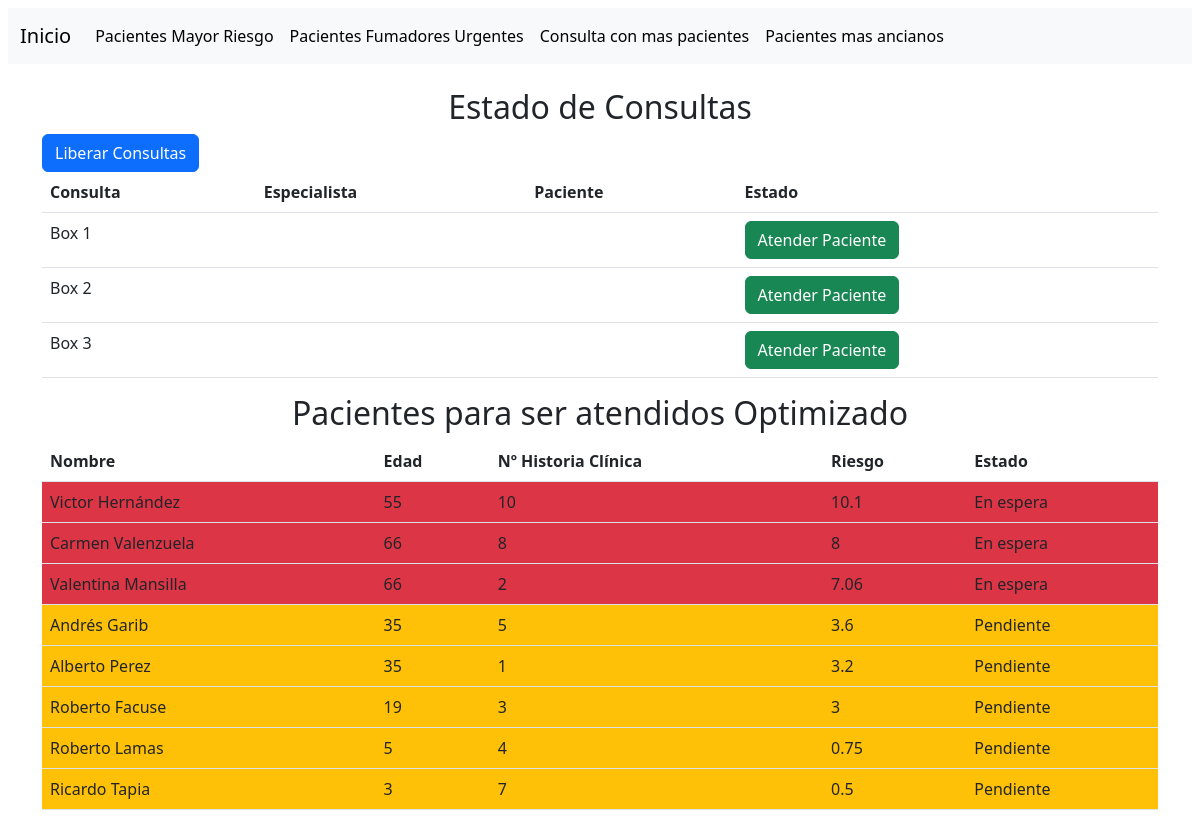
/view/actualizarListaPaciente.php, run on the app's committed database.
### tables this page shows
CREATE TABLE `consulta` (
  `idConsulta` int(11) NOT NULL,
  `nomConsulta` varchar(50) NOT NULL,
  `estadoConsulta` tinyint(1) NOT NULL,
  `idEspecialista` int(11) NOT NULL,
  `idTipoConsulta` bigint(20) NOT NULL
);

CREATE TABLE `paciente` (
  `nombrePaciente` varchar(250) NOT NULL,
  `edadPaciente` int(11) NOT NULL,
  `noHistCli` int(11) DEFAULT NULL,
  `estadoPaciente` tinyint(1) NOT NULL,
  `idPaciente` int(11) NOT NULL,
  `idRiesgo` float NOT NULL,
  `tipoPaciente` int(11) NOT NULL
);

### config/db.php (called while the page is built)
<?php
class db{
 static function conexion(){
    $host = "localhost";
    $dbname = "db_atencionPacientes";
    $user = "atencionPacientes";
    $password = "atencionPacientes";
            try{
                $conexion = new PDO("mysql:host =".$host.";dbname=".$dbname.";charset=utf8mb4", $user,$password );
                return $conexion;
                }catch(PDOException $e){
                return $e->getMessage();
                }
    }
}
?>

### controller/atenderPacienteController.php (called while the page is built, shortened)
<?php
    class atenderPacienteController{
        private $model;
        public function __construct(){
            require_once("../model/AtenderpacienteModel.php");
            $this->model = new AtenderpacienteModel_model();
        }
        public function verAtencion(){
            return ($this->model->showAtencion()) ? $this->model->showAtencion() : false;
        }
    }
?>

### model/AtenderpacienteModel.php (called while the page is built, shortened)
<?php
    class AtenderpacienteModel_model{
        private $PDO;
        public function __construct(){
          require_once("../config/db.php");
            $con = new db();
            $this->PDO = $con::conexion();
        }
        public function showAtencion(){
          $stament = $this->PDO->prepare("SELECT c.idConsulta, c.nomConsulta, c.estadoConsulta, c.idEspecialista, c.idTipoConsulta, (SELECT e.nomEspecialista FROM atencion a INNER JOIN especialista e ON (a.idEspecialista = e.idEspecialista) WHERE a.idConsulta = c.idConsulta AND a.estadoAtencion = 1), (SELECT p.nombrePaciente FROM atencion a INNER JOIN paciente p ON (a.idPaciente = p.idPaciente) WHERE a.idConsulta = c.idConsulta AND a.estadoAtencion = 1) FROM consulta c where c.estadoConsulta <2 ORDER BY c.idConsulta");
          return ($stament->execute()) ? $stament->fetchAll() : false;
        }
    }
?>

### controller/listarPacienteController.php (called while the page is built, shortened)
<?php
    class listarPacienteController{
        private $model;
        public function __construct(){
            require_once("../model/ListapacienteModel.php");
            $this->model = new ListasrpacienteModel_model();
        }
        public function ordenarListaPacientes(){
            return ($this->model->updateListaPacientes()) ? $this->model->updateListaPacientes() : false;
        }
    }
?>

### model/ListapacienteModel.php (called while the page is built, shortened)
<?php
    class ListasrpacienteModel_model{
        private $PDO;
        public function __construct(){
          require_once("../config/db.php");
            $con = new db();
            $this->PDO = $con::conexion();
        }
        public function updateListaPacientes(){
         $stament = $this->PDO->prepare("SELECT ROW_NUMBER() OVER(order BY p.idRiesgo DESC) AS row_num , p.nombrePaciente, p.edadPaciente, p.noHistCli, p.idRiesgo, p.estadoPaciente, p.idPaciente FROM paciente p WHERE p.estadoPaciente > 0 ORDER BY p.idRiesgo DESC , p.tipoPaciente ASC, p.idPaciente ASC;");
         return ($stament->execute()) ? $stament->fetchAll() : false;
        }
    }
?>

### view/actualizarListaPaciente.php (the view)
<?php
    require_once("head.php");
    require_once("atenderPaciente.php");
     require_once("../controller/listarPacienteController.php");
     $obj = new listarPacienteController();
     $rows = $obj->ordenarListaPacientes();
?>
<div class = "container">
    <h2 class="text-center">Pacientes para ser atendidos Optimizado</h2>
    <div class = "row">
        <div class="col">
            <table class="table table-hover container-fluid">
                <thead>
                    <tr>
                        <th scope="col">Nombre</th>
                        <th scope="col">Edad</th>
                        <th scope="col">Nº Historia Clínica</th>
                        <th scope="col">Riesgo</th>
                        <th scope="col">Estado</th>
                    </tr>
                </thead>
                <tbody>
                    <?php if($rows): ?>
                    <?php foreach($rows as $row): ?>
                    <tr>
                    <?php if ($row[0] <= 3) {?>
                        <td class = "bg-danger" scope="col"><?= $row[1]?></td>
                        <td class = "bg-danger" scope="col"><?= $row[2]?></td>
                        <td class = "bg-danger" scope="col"><?= $row[3]?></td>
                        <td class = "bg-danger" scope="col"><?= $row[4]?></td>
                        <td class = "bg-danger" scope="col">En espera</td>
                        <?php } else {?>
                        <td class = "bg-warning" scope="col"><?= $row[1]?></td>
                        <td class = "bg-warning" scope="col"><?= $row[2]?></td>
                        <td class = "bg-warning" scope="col"><?= $row[3]?></td>
                        <td class = "bg-warning" scope="col"><?= $row[4]?></td>
                        <td class = "bg-warning" scope="col">Pendiente</td>
                        <?php } ?>
                    </tr>
                    <?php endforeach; ?>
                    <?php else: ?>
                        <tr>
                            <td colspan="3" class="text-center">No hay registros actualmente</td>
                        </tr>
                    <?php endif; ?>
                </tbody>
            </table>
        </div>
    </div>
</div>
<?php
    require_once("footer.php");
?>

### view/head.php (shortened to what this page needs)
<!doctype html>
<html lang="en">
  <head>
    <link href="https://cdn.jsdelivr.net/npm/bootstrap@5.3.0/dist/css/bootstrap.min.css" rel="stylesheet">
    </head>
  <body>
    <div class="container-fluid p-2 mb-3">
        <nav class="navbar navbar-expand-lg bg-body-tertiary">
            <div class="container-fluid">
                <a class="navbar-brand" href="listarPaciente.php">Inicio</a>
                    <div class="collapse navbar-collapse" id="navbarNavDropdown">
                        <ul class="navbar-nav">
                        <li class="nav-item">
                            <a class="nav-link active" aria-current="page"  onclick= "cargarMayorRiesgo()" href="">Pacientes Mayor Riesgo</a>
                        </li>
                            <li class="nav-item">
                                <a class="nav-link active" aria-current="page"  onclick= "cargarModalFum()" href="">Pacientes Fumadores Urgentes</a>
                            </li>
                            <li class="nav-item">
                                <a class="nav-link active" aria-current="page"  onclick= "cargarConsulta()" href="">Consulta con mas pacientes</a>
                            </li>
                            <li class="nav-item">
                                <a class="nav-link active" aria-current="page"  onclick= "cargarAnciano()" href="">Pacientes mas ancianos</a>
                            </li>
                        </ul>
                    </div>
            </div>
        </nav>
    </div>

### view/atenderPaciente.php (shortened to what this page needs)
<?php
    require_once("head.php");
    require_once("../controller/atenderPacienteController.php");
    $obj = new atenderPacienteController();
    $rows = $obj->verAtencion();
?>
<div class = "container">
    <h2 class="text-center">Estado de Consultas</h2>
    <a href="actualizarConsultas.php" class="btn btn-primary">Liberar Consultas</a>
    <div class = "row">
        <div class="col">
            <table class="table table-hover container-fluid">
                <thead>
                    <tr>
                        <th scope="col">Consulta</th>
                        <th scope="col">Especialista</th>
                        <th scope="col">Paciente</th>
                        <th scope="col">Estado</th>
                    </tr>
                </thead>
                <tbody>
                    <?php if($rows): ?>
                    <?php foreach($rows as $row): ?>
                    <tr>
                        <td scope="col"><?= $row[1]?></td>
                        <?php if ($row[2] == 0) {?>
                            <td scope="col"></td>
                            <td scope="col"></td>
                            <td scope="col">
                                <a  class="btn btn-success" data-bs-toggle="modal" data-bs-target="#exampleModal">Atender Paciente</a>
                            </td>
                        <?php } else {?>
                            <td scope="col"><?= $row[5]?></td>
                            <td scope="col"><?= $row[6]?></td>
                            <td scope="col"><button type="button" class="btn btn-danger" data-bs-dismiss="modal">Ocupado</button></td>
                            <?php }?>
                    </tr>
                    <?php endforeach; ?>
                    <?php else: ?>
                        <tr>
                            <td colspan="3" class="text-center">No hay registros actualmente</td>
                        </tr>
                    <?php endif; ?>
                </tbody>
            </table>
        </div>
    </div>
</div>
<?php
    require_once("footer.php");
?>

### view/footer.php (shortened to what this page needs)
  </body>
</html>

### data on the page
consulta: nomConsulta "Box 1"
consulta: nomConsulta "Box 2"
consulta: nomConsulta "Box 3"
paciente: nombrePaciente "Victor Hernández", edadPaciente "55", noHistCli "10", idRiesgo "10.1"
paciente: nombrePaciente "Carmen Valenzuela", edadPaciente "66", noHistCli "8", idRiesgo "8"
paciente: nombrePaciente "Valentina Mansilla", edadPaciente "66", noHistCli "2", idRiesgo "7.06"
paciente: nombrePaciente "Andrés Garib", edadPaciente "35", noHistCli "5", idRiesgo "3.6"
paciente: nombrePaciente "Alberto Perez", edadPaciente "35", noHistCli "1", idRiesgo "3.2"
paciente: nombrePaciente "Roberto Facuse", edadPaciente "19", noHistCli "3", idRiesgo "3"
paciente: nombrePaciente "Roberto Lamas", edadPaciente "5", noHistCli "4", idRiesgo "0.75"
paciente: nombrePaciente "Ricardo Tapia", edadPaciente "3", noHistCli "7", idRiesgo "0.5"
